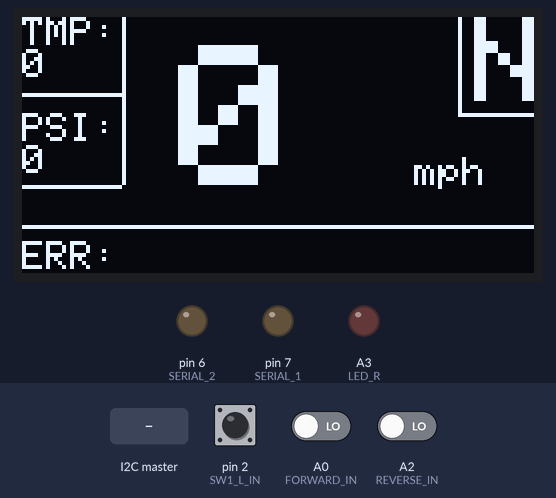
A sketch run on a simulated Arduino Nano, built with avr-gcc and run on an emulated ATmega328P. Shown: 128×64 one-colour display, output pins drawn as LEDs (lit = HIGH). The test bench sets the inputs (shaded band); at power-on: pin 2 (SW1_L_IN) LOW, A0 (FORWARD_IN) LOW, A2 (REVERSE_IN) LOW. What the sketch prints to the serial monitor is not drawn.

Above: at 2.2 s.
2.3 s: the I2C master sends the byte 1
At 3.5 s:
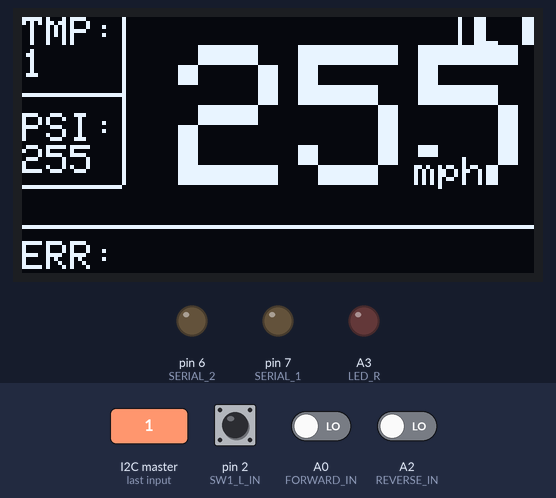
3.8 s: the I2C master sends the byte 0
At 4.7 s:
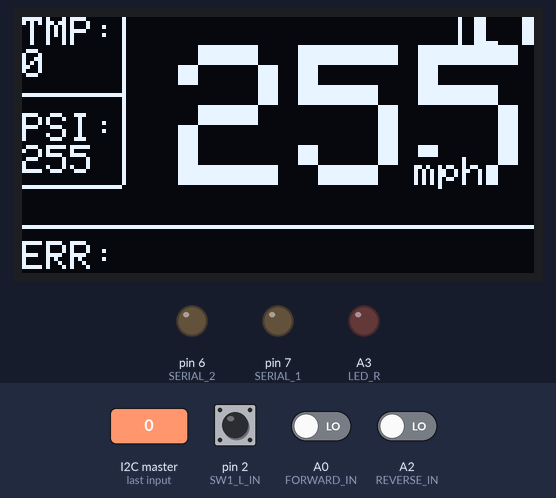
Timing chart, 0 to 6.8 s (numbered marks = the images above; inputs shaded):
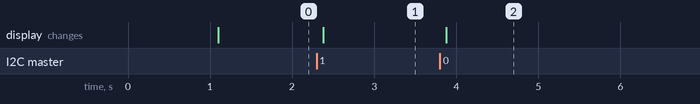

The sketch:

wheel_code.ino
```cpp
#include <SPI.h>
#include <Wire.h>
#include <Adafruit_GFX.h>
#include <Adafruit_SSD1325.h>
#include "logo.h"
#include "pins.h"
#include "constants.h"
#include "shift_register.h"

#define MAX_PAGE 2

Adafruit_SSD1325 display(OLED_MOSI, OLED_CLK, OLED_DC, OLED_RESET, OLED_CS);

uint8_t disp_page; //display page

//uint8_t rpm;          //rpm
//uint8_t odo;          //miles
uint8_t battery_temp;   //Farenheit
uint8_t t_pressure;     //psi

int8_t dir = 0;         //1 = forward, 0 = neutral, -1 = reverse. init neutral
int8_t switch_pos = 0;

uint8_t spd;            //speed in mph
uint8_t LV_SOC;
uint8_t HV_SOC;

uint8_t IMD_FLT     = 0;
uint8_t BMS_FLT     = 0;
uint8_t SEVCON_FLT  = 0;
uint8_t BRAKE_FLT   = 0;
uint8_t COCKPIT_SW  = 0;


uint8_t dir_enabled = 0; //direction enable button is down - init false

void setup() {
  Serial.begin(9600);

  //UI I/O
  pinMode(SW1_L_IN, INPUT);
  pinMode(SW1_R_IN, INPUT);
  pinMode(FORWARD_IN, INPUT);
  pinMode(REVERSE_IN, INPUT);
  pinMode(LED_R, OUTPUT);
  //Shift Register Interface
  pinMode(SERIAL_1, OUTPUT);
  pinMode(CLK_1, OUTPUT);
  pinMode(CLR_1, OUTPUT);
  pinMode(SERIAL_2, OUTPUT);
  pinMode(CLK_2, OUTPUT);
  pinMode(CLR_2, OUTPUT);


  //attachInterrupt(digitalPinToInterrupt(SW1_L_IN), enableDIR, CHANGE);
  attachInterrupt(digitalPinToInterrupt(SW1_R_IN), toggle_disp_down, RISING);
  display.begin();

  display.clearDisplay();
  display.drawBitmap(0, 0,  LOGO, display.width(), display.height(), WHITE);
  display.display();
  delay(1000);

  //TODO: figure out what these do, no function exists
  //test_leds(left);
  //test_leds(right);

  Wire.begin(8);
  Wire.onReceive(receiveEvent); // register event
  Wire.onRequest(requestEvent);
}

void loop() {
  //update display vars from MOBO


  //update LEDs
  display.clearDisplay();
  switch (disp_page) {
    case 0:
      draw_page_0();
      break;
    case 1:
      draw_page_1();
      break;
    default:
      break;
  }

  display.display();


  enableDIR();
  //handle buttons
  switch_pos = digitalRead(FORWARD_IN) - digitalRead(REVERSE_IN);

  Serial.println(switch_pos);
  if (dir_enabled) {
    if (switch_pos != dir) {
      dir = switch_pos;
      dir_enabled = 0;
    }
  }

}


// function that executes whenever data is received from master
// this function is registered as an event, see setup()
void receiveEvent(int howMany) {
  //rpm = Wire.read();
  //odo = Wire.read();

  battery_temp  = Wire.read();
  t_pressure    = Wire.read();
  spd           = Wire.read();
  LV_SOC        = Wire.read();
  HV_SOC        = Wire.read();

  IMD_FLT = Wire.read();
  BMS_FLT = Wire.read();
  SEVCON_FLT = Wire.read();
  BRAKE_FLT = Wire.read();
  COCKPIT_SW = Wire.read();
}


void draw_dir(int8_t dir) {

  char dir_char = 'E'; //Base case is error

  uint16_t start_x = display.width() - dir_char_wid * 3; /* TODO CHANGE THE CALCULATIONS HERE BB*/
  uint16_t start_y = 0;
  uint16_t offset = 4;
  switch (dir) {
    case 1:
      dir_char = 'D';
      break;
    case 0:
      dir_char = 'N';
      break;
    case -1:
      dir_char = 'R';
      break;
    default:
      dir_char = 'E'; //Error case
      break;
  }

  display.drawChar(start_x, start_y, dir_char, WHITE, BLACK, dir_char_scale);
  display.drawFastVLine(start_x - offset, 0, dir_char_hgt * dir_char_scale, WHITE);
  display.drawFastHLine(start_x - offset, start_y + dir_char_hgt * dir_char_scale, dir_char * dir_char_scale + offset, WHITE);
}


void draw_speed(uint8_t spd) {
  uint8_t wid = display.width();
  uint8_t hgt = display.height();
  uint8_t offset = 5;
  //draw numerals

  display.setCursor(wid / 2 - spd_char_wid, (hgt / 2 - spd_char_hgt / 2) - offset);
  display.setTextColor(WHITE, BLACK);
  display.setTextSize(spd_char_scale);
  display.setTextWrap(false);
  display.print(spd);
  //draw units

  display.setCursor(wid / 2 - spd_char_wid + 2 * spd_char_wid + spd_unit_wid + 4, (hgt / 2 + spd_char_hgt / 2 - (spd_unit_hgt * 1.5)) - offset);
  display.setTextColor(WHITE, BLACK);
  display.setTextSize(spd_unit_scale);
  display.setTextWrap(false);
  display.print("mph");

}


void status_mesg(uint8_t IMD_STATE, uint8_t BMS_STATE, uint8_t SEVCON_STATE, uint8_t BRAKE_STATE, uint8_t COCKPIT_STATE) {

  String  output = "";

  if (IMD_STATE + BMS_STATE + SEVCON_STATE + !BRAKE_STATE == 0) {
    output = "SYSTEM: OK";
  }
  else { //ORDER: BMS IMD BRK CKPT SEVCON
    //Note from Peter: we should go through order here because this is important but only in the lower half of the main GLV loop
      output = output + "ERR: " ;

      if (BMS_STATE == 1) {
        output = output + "BMS ";
      }
      if (IMD_STATE == 1) {
        output = output + "IMD ";
        digitalWrite(LED_R, HIGH);
      } else {
        digitalWrite(LED_R, LOW);
      }
      if (BRAKE_STATE == 1) {
        output = output + "BRK ";
      }
      if (COCKPIT_STATE == 1) {
        output = output + "CKP ";
      }
      if (SEVCON_STATE == 1) {
        output = output + "SVCN ";
      }
  }
  display.print(output);
}


void draw_stats(uint8_t temp, uint8_t pres, uint8_t IMD_STATE, uint8_t BMS_STATE,
                uint8_t SEVCON_STATE, uint8_t BRAKE_STATE, uint8_t COCKPIT_STATE) {

  display.setCursor(0, 0);
  display.setTextColor(WHITE, BLACK);
  display.setTextSize(info_text_scale);
  display.setTextWrap(false);
  display.println("TMP:");
  display.println(temp);
  display.println("");
  display.println("PSI:");
  display.println(pres);
  display.println("");
  display.println("");
  status_mesg(IMD_STATE, BMS_STATE, SEVCON_STATE, BRAKE_STATE, COCKPIT_STATE);

  display.drawFastVLine(info_text_wid * 5, 0, info_text_hgt * 4 + 10, WHITE);
  display.drawFastHLine(0, info_text_hgt * 4 + 10, info_text_wid * 5, WHITE);
  display.drawFastHLine(0, info_text_hgt * 2 + 3, info_text_wid * 5, WHITE);
  display.drawFastHLine(0, display.height() - (info_text_hgt + 4), display.width(), WHITE);
}


void draw_page_0(void) {

  //display.drawRect(0, 0, display.width(), display.height(), WHITE);
  draw_dir(dir);
  draw_speed(spd);
  draw_stats(battery_temp, t_pressure, IMD_FLT, BMS_FLT, SEVCON_FLT, BRAKE_FLT, COCKPIT_SW);

}


void draw_page_1(void) {
  display.drawCircle(display.width() / 2, display.height() / 2, 20, WHITE);
}


void toggle_disp_up() {

  disp_page++;
  if (disp_page >= MAX_PAGE) {
    disp_page = 0;
  }
}

void toggle_disp_down() {

  disp_page--;              //disp_page is unsigned int, will automatically underflow
  if (disp_page >= MAX_PAGE) {
    disp_page = MAX_PAGE - 1;
  }
}

/* DOESN"T NEED TO BE GLOBAL?*/
void enableDIR() {
  if (digitalRead(SW1_L_IN)) {
    if (switch_pos == dir){
      dir_enabled = 1;
    }
  } else {
    dir_enabled = 0;
  }
}

void requestEvent() {
  Wire.write(dir);
}
```

constants.h
```cpp
#ifndef CONSTANTS_H
#define CONSTANTS_H

#define dir_char_wid 5
#define dir_char_hgt 8
#define dir_char_scale 3

#define spd_char_wid 25
#define spd_char_hgt 40
#define spd_char_scale 5

#define spd_unit_wid 5
#define spd_unit_hgt 8
#define spd_unit_scale 1

#define info_text_wid 5
#define info_text_hgt 8
#define info_text_scale uint8_t(1)

#endif
```

pins.h
```cpp
#ifndef PINS_H
#define PINS_H


// Display Pins
#define OLED_CLK 13
#define OLED_MOSI 11
#define OLED_CS 10
#define OLED_RESET 9
#define OLED_DC 8

// Buttons/Switches
#define SW1_L_IN 2
#define SW1_R_IN 12
#define FORWARD_IN A0
#define REVERSE_IN A2
#define DIR_PUSH_IN A6

//LEDs
#define LED_R A3

//Shift Registers
#define SERIAL_1 7
#define CLK_1 5
#define CLR_1 1

#define SERIAL_2 6
#define CLK_2 4
#define CLR_2 0

#define left 0
#define right 1

#endif
```

shift_register.h
```cpp
#ifndef SHIFT_REGISTER_H
#define SHIFT_REGISTER_H

//shift in bit to register
void shift_in(uint8_t bit_in, uint8_t side){

  if(side == right){

    digitalWrite(CLK_1, LOW);
    if(bit_in == 1){
      digitalWrite(SERIAL_1, HIGH);
    }
    else{
      digitalWrite(SERIAL_1, LOW);
    }
    digitalWrite(CLK_1, HIGH);
  }
  else{
    digitalWrite(CLK_2, LOW);
    if(bit_in == 1){
      digitalWrite(SERIAL_2, HIGH);
    }
    else{
      digitalWrite(SERIAL_2, LOW);
    }
    digitalWrite(CLK_2, HIGH);
  }
}

//sets all LEDs to high on a side
void set_all(uint8_t side, uint8_t t_delay){

  for(uint8_t i = 0; i<9; i++){
    shift_in(1, side);

    if(t_delay != 0){
      delay(t_delay);
    }

  }
}
//shifts in 'n' 0s to register, n = num_leds
void clear_leds(uint8_t num_leds, uint8_t side, uint8_t t_delay){

  for(uint8_t i = 0; i<num_leds+1; i++){
    shift_in(0, side);
    if(t_delay != 0){
      delay(t_delay);
    }
  }
}
//shifts in stream of 1's, then stream of 0's
void test_leds(uint8_t side){

  set_all(side, 20);
  clear_leds(8, side, 20);
}

void clear_reg(uint8_t side){

  if(side == right){
    digitalWrite(CLR_1, LOW);
  }
  else{
    digitalWrite(CLR_2, LOW);
  }
}

void set_leds(uint8_t level, uint8_t side){

//  uint8_t num_cleared = 0;
        //These are currently unused - Issue?
//  num_cleared = 8 - level;

  Serial.print("Setting LEDS, level: "); /* FIGURE THIS OUT */
  Serial.println(level, DEC);

  clear_reg(side);
  set_all(side, 0);
  clear_leds(8, side, 0);

}


#endif
```

Source omitted: logo.h (data table, 6431 bytes)

Measured:
- after the input at 2.3 s, the display: changes after 0.08 s (image 1)
- after the input at 3.8 s, the display: changes after 0.08 s (image 2)
